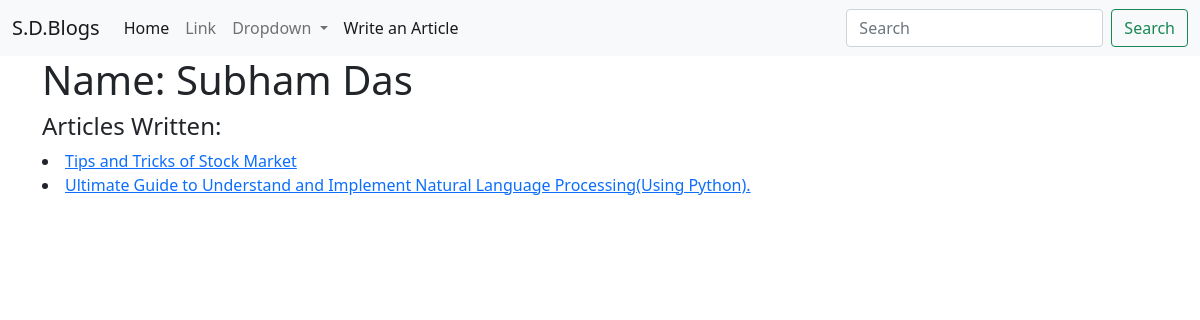
Page /author/1 on the committed database.
### main/models.py (models this page shows, shortened)
class Author(models.Model):
    name = models.CharField(max_length=256)

class Article(models.Model):
    title = models.CharField(max_length=256)
    content = models.TextField()
    createdAt = models.DateTimeField(auto_now_add = True)
    authors = models.ManyToManyField('Author')

### main/views.py (the view)
# urls.py: path('author/<int:pk>', views.author, name='get_author'),
def author(request, pk):
    author = get_object_or_404(models.Author, pk = pk)
    context = {
        "author": author
    }
    return render(request, 'main/author.html', context)

### templates/main/author.html
{% extends 'main/base.html' %}
{% block content %}
<h1>Name: {{ author.name }}</h1>
<h4>Articles Written: </h4>
{% for article in author.article_set.all %}
    <li>
        <a href="{% url 'get_article' article.pk %}">{{article.title}}</a>
    </li>
{% endfor %}
{% endblock content %}

### rows in the picture
Author: name "Subham Das"
Article: title "Tips and Tricks of Stock Market"
Article: title "Ultimate Guide to Understand and Implement Natural Language Processing(Using Python)."
